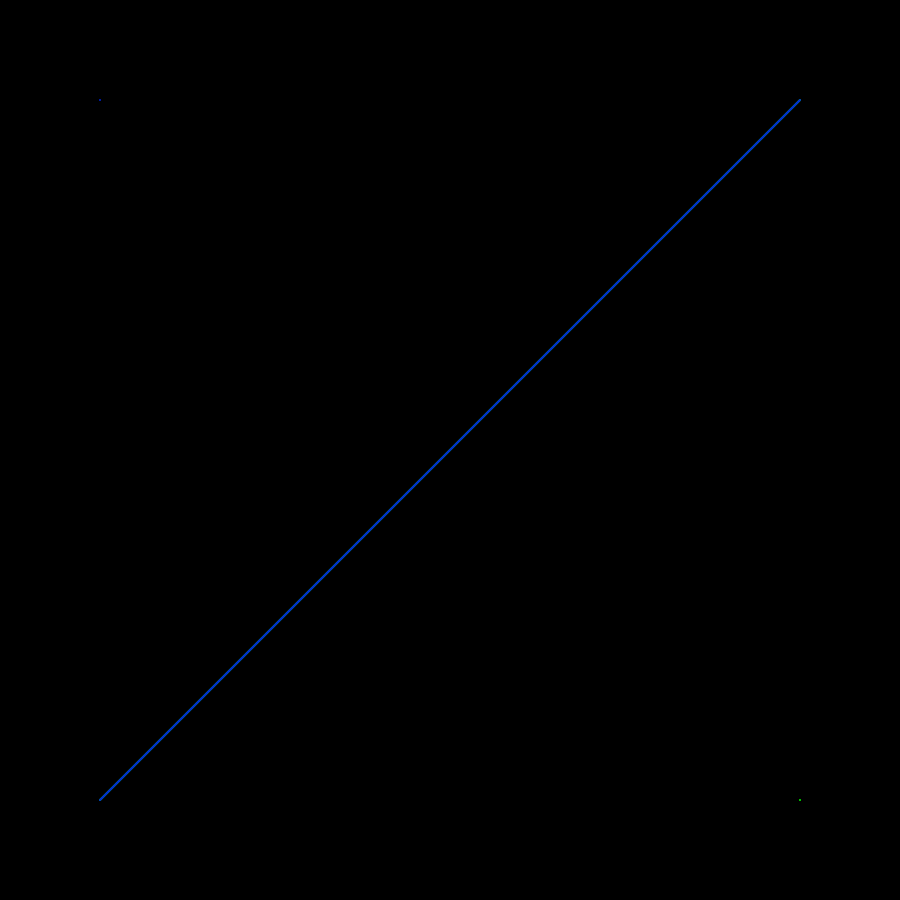
Frame 1 (no input)
Frame 60 (no input): identical to frame 1, image omitted
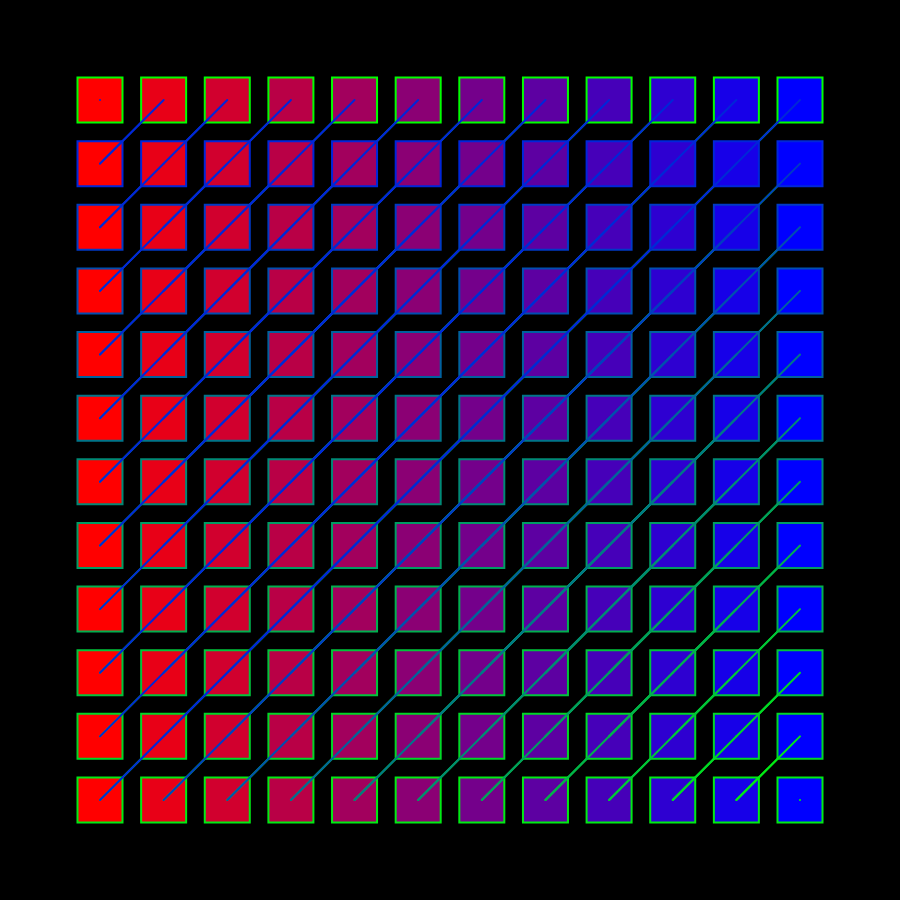
Frame 120 (the mouse pressed at the canvas centre since frame 60)

The p5.js sketch that drew these frames (run headless with seeded random() and noise() and a simulated clock; from frame 60 on, the mouse is pressed at the canvas centre):

// p5.js sketch
// ── sketch.js
var points = 5;
var wall = 100;

function setup() {
    createCanvas(900,900);
    col1 = color(255,0,0);
    col2 = color(0,0,255);
    col3 = color(0,255,0);
}

function draw() {
    background(0);
    strokeWeight(2);
    //fill(map(mouseY, 0, width, 0, (width -wall)/1.5 ), 0, map(mouseX, 0, width, 0, (width -wall)/1.5 ));
    
    
    var points = int(map(mouseX, 0, width - wall, 2, 20));
    var size = mouseY/10;
    //if(size> 20){size = 20;}

    for (var x = 0; x < points; x++ ){
        var posX = map(x, 0, points - 1, wall, width - wall);
        for (var y = 0; y < points; y++ ){
            var posY = map(y, 0, points - 1, wall, height - wall);
            var col = lerpColor(col1,col2,map(x, 0, points-1, 0, 1));
            var colbis = lerpColor(col2,col3,map(y, 0, points-1, 0.15, 1));
            fill(col);
            rectMode(CENTER);
            rect(posX,posY, size,size);
            stroke(colbis)
            line(posX,posY, posY,posX);
            //line(posX,posY, posX,posY);
        }
    }

    

}
